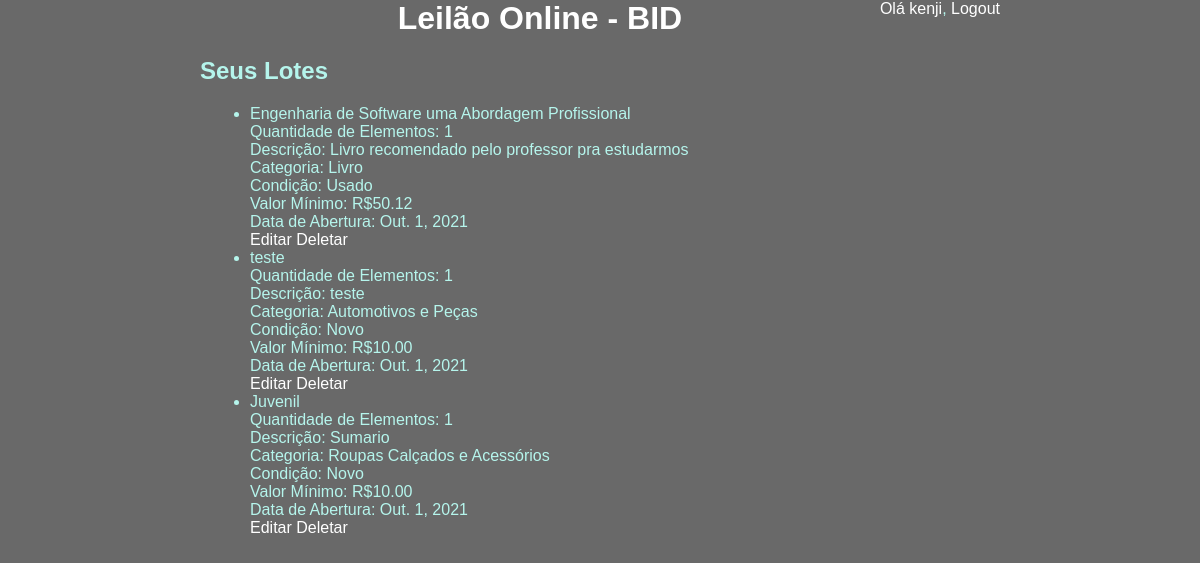
Page /leilao_fbv_user/user_lotes/ (signed in) on the committed database.
### leilao_fbv_user/models.py (models this page shows, shortened)
class Lote(models.Model):
    name = models.CharField(max_length=200, default='')
    summary = models.CharField(max_length=512, default='')
    qty = models.IntegerField(default=1)
    category = models.CharField(max_length=64, choices=CATEGORY_CHOICES, default='')
    condition = models.CharField(max_length=64, choices=CONDITION_CHOICES, default='')
    min_value = models.DecimalField(default=10.00, decimal_places=2, max_digits=16)
    opening_date = models.DateField(default=date.today)
    user = models.CharField(max_length=256, editable=True, default='')

### leilao_fbv_user/views.py (the view)
# urls.py: path('', views.list_lote, name='lote_list'),
@login_required
def list_lote(request, template_name='leilao_fbv_user/lote_list.html'):
    data = LoteDAO.lote_list(request=request, template_name=template_name)
    return render(request, template_name, data)

### leilao_fbv_user/models.py (called while the page is built)
    def lote_list(request, template_name):
        if request.user.is_superuser:
            lote = Lote.objects.all()
        else:
            lote = Lote.objects.filter(user=request.user)
        data = {}
        data['object_list'] = lote
        return data

### leilao_fbv_user/templates/leilao_fbv_user/lote_list.html
{% extends "base.html" %}
{% block content %}
<h2 id="tcolor">Seus Lotes</h2>
<div id="user_page">
    <ul>
        {% for lote in object_list %}
        <li>
            <span>
            {{ lote.name }}<br>
            Quantidade de Elementos: {{ lote.qty }}<br>
            Descrição: {{ lote.summary }}<br>
            Categoria: {{ lote.category }}<br>
            Condição: {{ lote.condition }}<br>
            Valor Mínimo: R${{ lote.min_value }}<br>
            Data de Abertura: {{ lote.opening_date }}<br>
            <a href="{% url 'leilao_fbv_user:lote_edit' lote.id %}">Editar</a>
            <a href="{% url 'leilao_fbv_user:lote_delete' lote.id %}">Deletar</a>
            </span>
        </li>
        {% endfor %}
    </ul>
</div>
{% endblock %}

### theme/templates/base.html (shortened to what this page needs)
{% load static %}
<html>
<head>
    <link rel="stylesheet" type="text/css" href="{% static 'css/style.css' %}">
</head>
<body>
    <div id="header">
        {% if user.is_authenticated %}
        <div id="user">
            <a href="{% url 'leilao_fbv_user:lote_list' %}">Olá {{ user }}</a>, <a href="{% url 'logout' %}">Logout</a>
        </div>
        <h1 id="home_link"><a href="{% url 'leilao_fbv_user:redirect_user' %}">Leilão Online - BID</a></h1>
        {% else %}
        <div id="cadastro">
            <a href="{% url 'leilao_fbv:vendedor_new' %}">Cadastrar</a><span id=login_slash> /</span>
            <a href="{% url 'login' %}">Login</a>
        </div>
        <h1 id="home_link"><a href="/">Leilão Online - BID</a></h1>
        {% endif %}
    </div>
    <div id="content">
        {% block content %}
        {% endblock %}
    </div>
</body>
</html>

### theme/static/css/style.css (style rules this page uses)
body { font-family: Arial, Helvetica, sans-serif; width:800px; margin:auto; }
p,li,label, #tcolor { color: rgb(181, 245, 236); }
a { color:#FFF; text-decoration:none; }
#user { float:right; color: rgb(181, 245, 236); }
body { background-color: dimgray; margin: auto; }
#home_link { margin: auto; text-align: center; }
#cadastro, #user { text-align: right; }
#user_page { margin: 10px; align-items: center; }

### rows in the picture
Lote: name "Engenharia de Software uma Abordagem Profissional", qty "1", summary "Livro recomendado pelo professor pra estudarmos", category "Livro", condition "Usado", min_value "50.12", opening_date "Out. 1, 2021"
Lote: name "teste", qty "1", summary "teste", category "Automotivos e Peças", condition "Novo", min_value "10.00", opening_date "Out. 1, 2021"
Lote: name "Juvenil", qty "1", summary "Sumario", category "Roupas Calçados e Acessórios", condition "Novo", min_value "10.00", opening_date "Out. 1, 2021"

### other values in the picture
{{ user }} "kenji"
